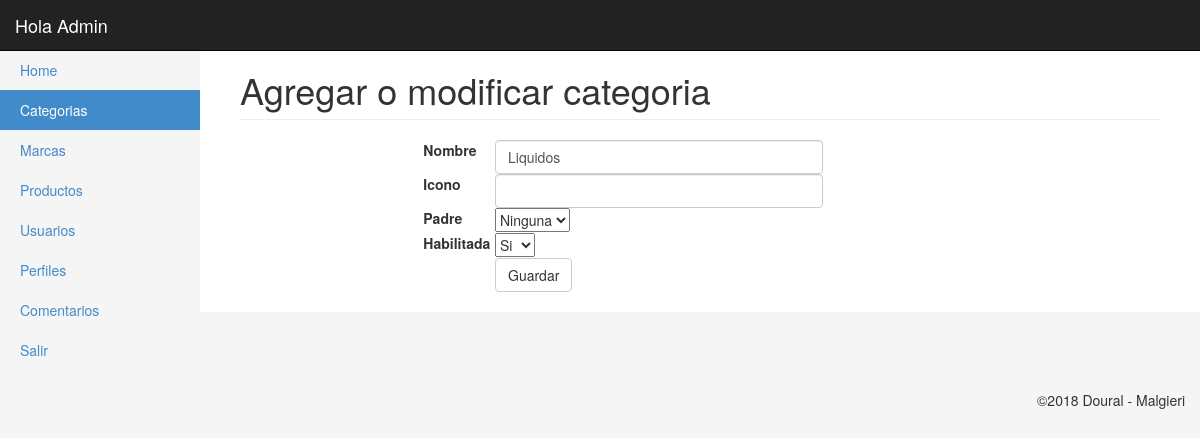
/_admin/categorias_ae.php?edit=2 (signed in), run on the app's committed database.
### tables this page shows
CREATE TABLE `categorias` (
  `id_categoria` int(11) NOT NULL AUTO_INCREMENT,
  `txt_desc` varchar(200) NOT NULL,
  `txt_icon` varchar(255) NOT NULL,
  `id_padre` int(11) NOT NULL DEFAULT '0',
  `sn_habilitada` int(11) NOT NULL,
  PRIMARY KEY (`id_categoria`)
);

### _admin/clases/categorias.php (called while the page is built, shortened)
<?
Class Categoria{
	private $con;
	public function __construct($con){
		$this->con = $con;
	}
	public function get($id){
	    $query = "SELECT *
		           FROM categorias WHERE id_categoria = ".$id;
        $categoria = $this->con->query($query)->fetch(PDO::FETCH_OBJ);
        return $categoria;
	}
}
?>

### _admin/categorias_ae.php (the view, shortened to what this page needs)
<?
require('inc/header.php');
?>
<div class="container-fluid">
    <?$categorysMenu = 'Categorias';
		include('inc/side_bar.php');
		$categoria = new Categoria($con);
		$query = 'SELECT id_categoria, txt_desc FROM categorias union all select 0, "Ninguna"';
		$listaCategorias = $con->query($query);
		if(isset($_GET['edit'])){
				$categorias = $categoria->get($_GET['edit']);
		}
	?>
        <div class="col-sm-9 col-md-10 main">
	  <h1 class="page-header">
                    Agregar o modificar categoria
          </h1>
          <div class="col-md-2"></div>
            <form action="categorias.php" method="post" class="col-md-6 from-horizontal">
                <div class="form-group">
                    <label for="txt_desc" class="col-sm-2 control-label">Nombre</label>
                    <div class="col-sm-10">
                        <input type="text" class="form-control" required id="txt_desc" name="txt_desc" placeholder="" value="<?=(isset($categorias->txt_desc)?$categorias->txt_desc:'');?>">
                    </div>
                </div>
				<div class="form-group">
                    <label for="txt_icon" class="col-sm-2 control-label">Icono</label>
                    <div class="col-sm-10">
                        <input type="text" class="form-control" id="txt_icon" name="txt_icon" placeholder="" value="<?=(isset($categorias->txt_icon)?$categorias->txt_icon:'');?>">
                    </div>
                </div>
                <div class="form-group">
                    <label for="tipo" class="col-sm-2 control-label">Padre</label>
                    <div class="col-sm-10">
                        <select name="id_padre" id="id_padre" >
                            <? foreach($listaCategorias as $t){?>
                                <option value="<?=$t['id_categoria']?>"
								<?
									if(isset($categorias->id_padre) and $categorias->id_padre == $t['id_categoria']){
										echo ' selected="selected" ';
									}
								?>><?=$t['txt_desc']?></option>
                            <?}?>
                        </select>
                    </div>
                </div>
				<div class="row"></div>
				<div class="form-group">
                    <label for="tipo2" class="col-sm-2 control-label">Habilitada</label>
                    <div class="col-sm-10">
                        <select name="sn_habilitada" id="sn_habilitada" >
							<?php
								if($categorias->sn_habilitada == "-1"){
									echo '<option name="si" value="-1" selected="selected">Si</option>';
								}else{
									echo '<option name="si" value="-1">Si</option>';
									echo '<option name="no" value="0" selected="selected">No</option>';
								}
							?>
                        </select>
                    </div>
                </div>
                <div class="form-group">
                    <div class="col-sm-offset-2 col-sm-10">
                    <button type="submit" class="btn btn-default" name="formulario_categorias" >Guardar</button>
                    </div>
                </div>
            </form>
          </div>
      </div>
	</div>
<?include('inc/footer.php');?>

### _admin/css/styles.css (style rules this page uses)
body { padding-top: 50px; background-color: #f5f5f5; }
.main { padding: 20px; background-color: #fff; }
@media (min-width: 768px) { .main { padding-right: 40px; padding-left: 40px; } }
.main .page-header { margin-top: 0; }

### data on the page
categorias: txt_desc "Liquidos", id_padre "Ninguna", sn_habilitada "Si"

### other printed values
$_SESSION['usuario']['nombre'] "Admin"
